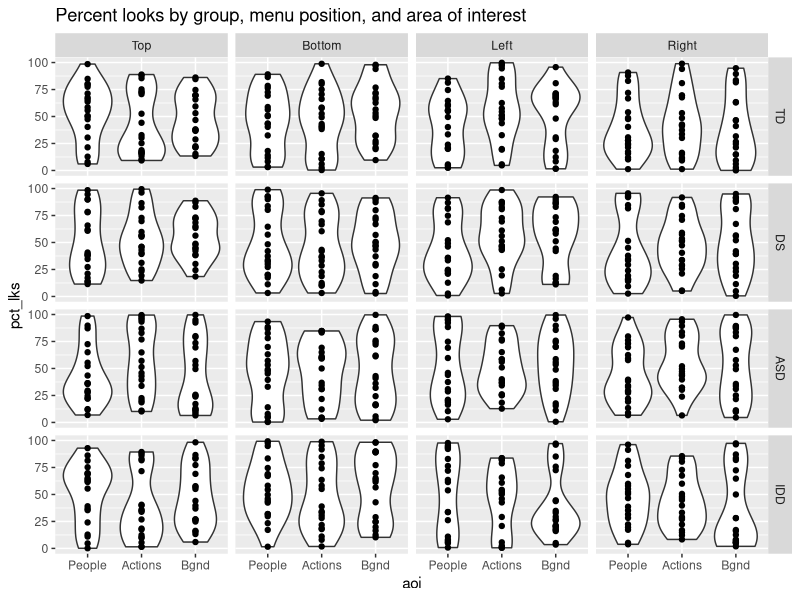

Reproduce this figure in R.
## ---- chunk 1
knitr::opts_chunk$set(echo = TRUE)
library(tidyverse)
## ---- chunk 2
n_subs <- 20
dx_groups <- c("TD", "DS", "ASD", "IDD")
n_dx_groups <-  length(dx_groups)
menu_pos <- c("Top", "Bottom", "Left", "Right")
n_menu_pos <- length(menu_pos)
aois <- c("People", "Actions", "Bgnd")
n_aois <- length(aois)

df <- expand.grid(sub_id = 1:20,
                 dx = dx_groups,
                 menu = menu_pos,
                 aoi = aois)

df$pct_lks <- runif(dim(df)[1], 0, 100)
## ---- chunk 3
p <- df %>%
  ggplot(aes(aoi, pct_lks)) +
  facet_grid(dx ~ menu) +
  geom_violin() +
  geom_point() +
  ggtitle("Percent looks by group, menu position, and area of interest")
p
